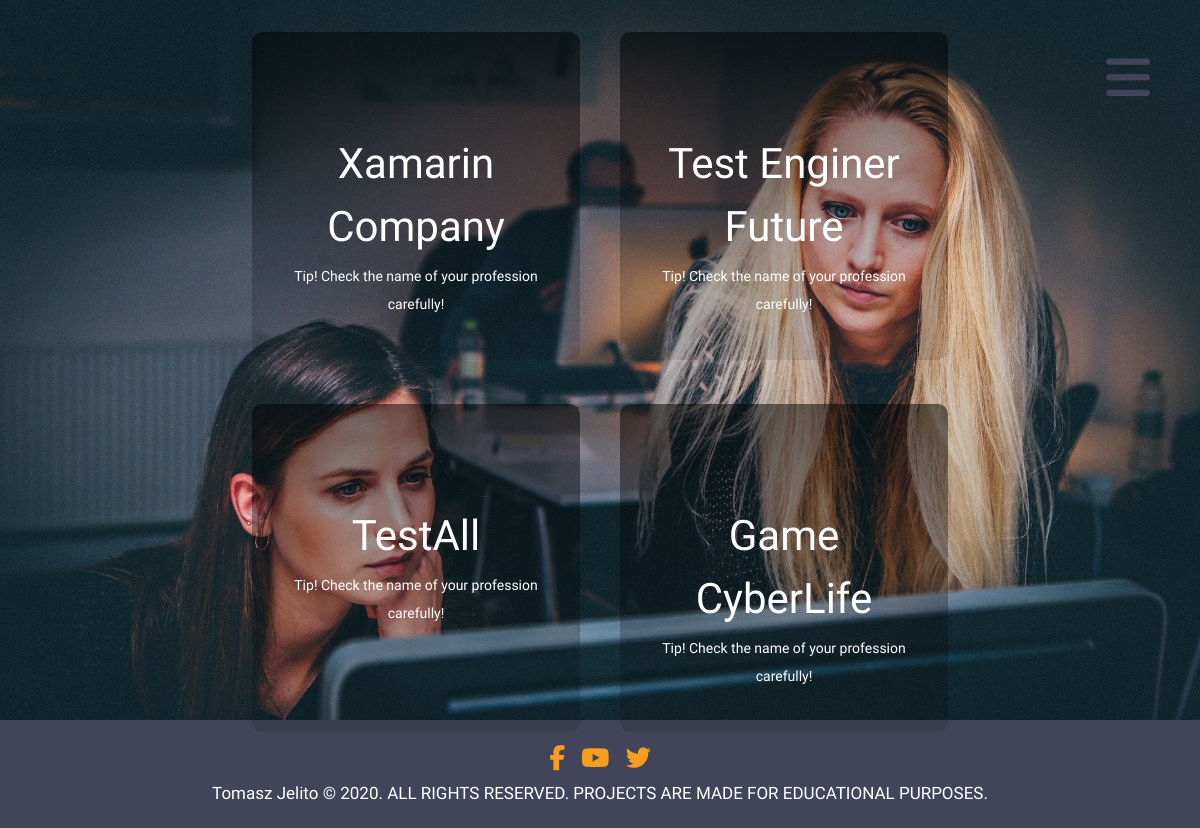
Page /menusubdomain/brands.php on the committed database.
### tables this page shows
CREATE TABLE `offers` (
  `offersID` int(11) NOT NULL,
  `name` varchar(50) DEFAULT NULL,
  `company` varchar(50) DEFAULT NULL,
  `localization` varchar(50) DEFAULT NULL,
  `typeofcontract` varchar(50) DEFAULT NULL,
  `offerpublication` date DEFAULT NULL,
  `description` varchar(200) DEFAULT NULL,
  `usersID` int(11) DEFAULT NULL
);

### menusubdomain/brands.php (the view, shortened to what this page needs)
<!DOCTYPE html>
<html lang="en">
<head>
    <link rel="stylesheet" href="/style/styles.css">
</head>
<body>
    <div class="hamburger">
        <i class="fas fa-bars"></i>
    </div>
    <div class="container">
        <div class="menu">
            <ul>
            </ul>
        </div>
    <header>
        <div class="xop-section">
		<ul class="xop-grid">
            <?php
            $servername = "localhost";
            $username = "username";
            $password = "password";
            $dbname = "myDB";
            $conn = new mysqli($servername, $username, $password, $dbname);
            $sql = "SELECT company FROM offers ORDER BY RAND() LIMIT 4";
            $result = $conn->query($sql);
            if ($result->num_rows > 0) {
            while($row = $result->fetch_assoc()) {
                echo '<li>';
                echo '<div class="xop-box xop-img-1">';
                echo '<a href="#">';
                echo '<div class="xop-info">';
                echo '<h3>'.$row["company"].'</h3>';
                echo '<p>Tip! Check the name of your profession carefully!</p>';
                echo '</div>';
                echo '</a>';
                echo '</div>';
                echo '</li>';
            }
            }
            ?>
		</ul>
    </div>
                </header>
        <footer>
            <div class="footer-obj" >
                <div class="footer-icons">
                    <a class="icon-fb" href="#">
                        <i class="fab fa-facebook-f"></i>
                    </a>
                    <a class="icon-yt" href="#">
                        <i class="fab fa-youtube"></i>
                    </a>
                    <a class="icon-tw" href="#">
                        <i class="fab fa-twitter"></i>
                    </a>
                </div>
                <p> Tomasz Jelito © 2020. ALL RIGHTS RESERVED. PROJECTS ARE MADE FOR EDUCATIONAL PURPOSES.</p>
            </div>
        </footer>
        </div>
</body>
</html>

### style/styles.css (style rules this page uses)
* { margin: 0; padding:0; }
.container { background-color: #42455a; }
header { height: 90vh; width: 100%; background-size: cover; background-image: url('../image/background.jpg'); position: relative; }
footer { padding: 25px 0; text-align: center; color: white; }
.menu ul { display: inline-flex; margin: 50px; font-size: 20px; }
.footer-icons { margin-bottom: 10px; }
.footer-icons a { padding: 5px; font-size:25px; text-decoration: none; color:#F89E1E; }
footer p { font-size: 17px; font-family: 'Yanone Kaffeesatz'; }
.hamburger { display: none; }
.xop-section { max-width:960px; margin:0 auto; padding: 1% 2%; }
.xop-grid { padding: 0; list-style: none; display: block; text-align: center; width: 100%; }
.xop-grid:after { clear: both; }
.xop-grid:after, .xop-box:before { content: ''; display: table; }
.xop-grid li { width: 328px; height: 328px; display: inline-block; margin: 20px; }
.xop-box { width: 100%; height: 100%; position: relative; cursor: pointer; border-radius: 10px; -webkit-transition: 0.3s ease-in-out, -webkit-transform 0.3s ease-in-out; -moz-transition: 0.3s ease-in-out, -moz-transform 0.3s ease-in-out; transition: all 0.3s ease-in-out, transform 0.3s ease-in-out, ; }
.xop-img-1 { background: linear-gradient( rgba(0, 0, 0, 0.50), rgba(0, 0, 0, 0.10) ), url(../image/brands.jpg); }
.xop-info { position: absolute; width: inherit; height: inherit; }
.xop-info h3 { font-family: 'Yanone Kaffeesatz'; font-weight: 400; color: #fff; font-size: 42px; margin: 0 30px; padding: 100px 0 0 0; line-height:1.5; }
.xop-info p { font-family: 'Yanone Kaffeesatz'; color: #fff; padding: 4px 5px; margin: 0 30px; font-size: 14px; line-height:2; }
@media (max-width:1385px) { .menu { transform: translatex(-100%); width: 100%; height: 100vh; background-color:black; position: fixed; top: 0; left: 0; z-index: 1; transition:.3s linear; } }
@media (max-width:1385px) { ul { width: 100%; height: 100vh; display: flex; flex-direction: column; align-items: center; justify-content: center; } }
@media (max-width:1385px) { .hamburger { display: block; position: fixed; top: 50px; right: 50px; z-index: 5; color: #42455a; font-size: 50px; } }

### rows in the picture
offers: company "Xamarin Company"
offers: company "Test Enginer Future"
offers: company "TestAll"
offers: company "Game CyberLife"
